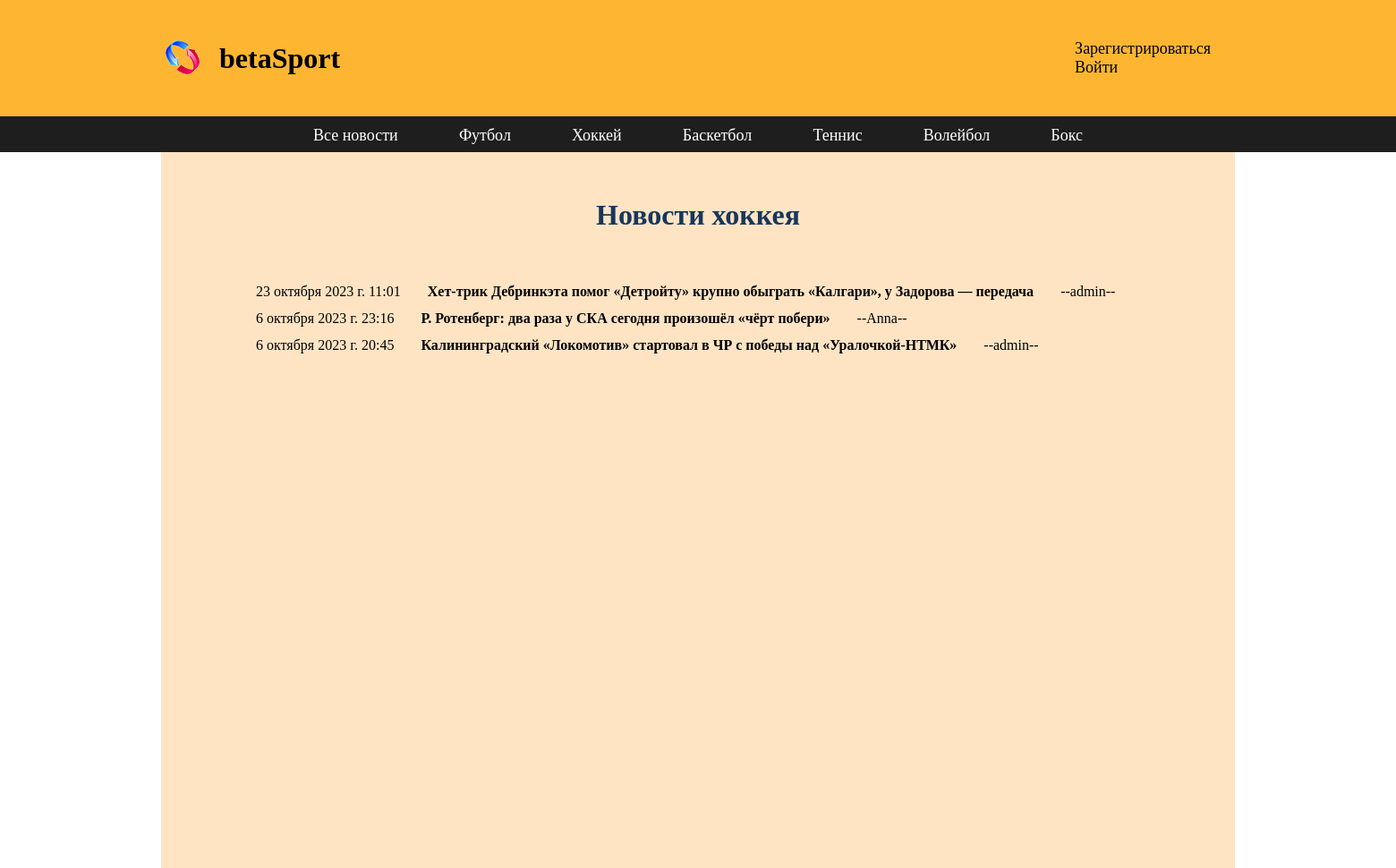
Before: /hockey/ with the older database file.
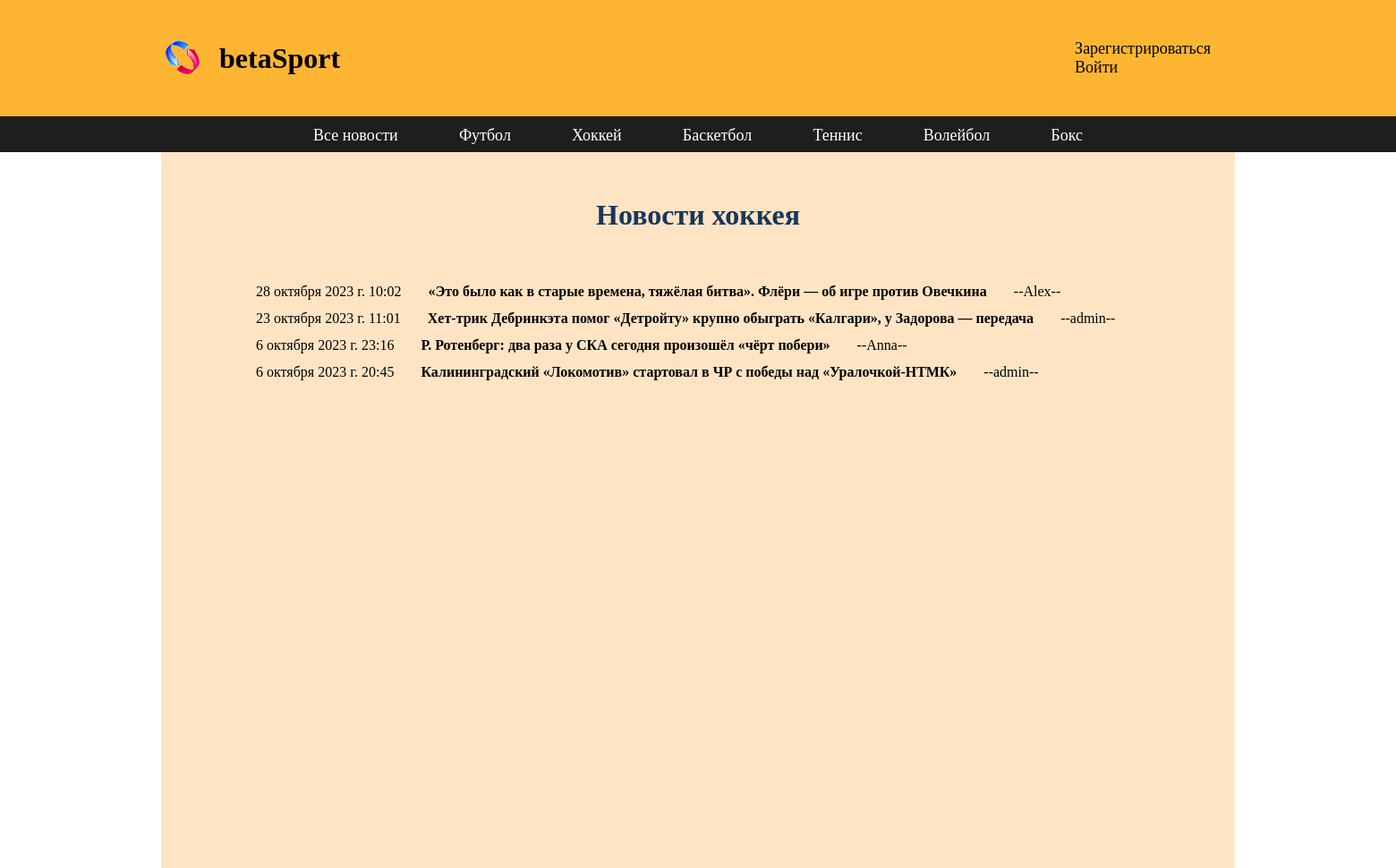
After: the same page with the newer database file.
### newpost/models.py (models this page shows, shortened)
class Sportnews(models.Model):
    sport = [
        (1, "футбол"),
        (2, "хоккей"),
        (3, "баскетбол"),
        (4, "теннис"),
        (5, "волейбол"),
        (6, "бокс")
    ]
    tsport = models.PositiveSmallIntegerField('tsport', choices=sport)
    title = models.CharField(max_length=100)
    news = models.TextField(max_length=1500)
    created = models.DateTimeField(auto_now_add=True)
    image = models.ImageField(upload_to='images/', blank=True)
    user = models.ForeignKey(User, on_delete=models.CASCADE, blank=True)
    vote_total = models.IntegerField(default=0)
    vote_ratio = models.IntegerField(default=0)

### newpost/views.py (the view)
# urls.py: path('hockey/', views.hockey, name='hockey'),
def hockey(request):
    an = Sportnews.objects.order_by('-created')
    return render(request, 'newpost/hockey.html', {'an': an})

### newpost/templates/newpost/hockey.html
{% extends 'newpost/base.html' %}
{% block content %}
<div class="aut">
    <div class="zag">
            <h1>Новости хоккея</h1>
    </div>
</div>
<div class="new">
    {% for i in an %}
        {% if i.tsport == 2 %}
        <div class="blok">
            <div class="creat"> {{ i.created }} </div>
            <div class="tit"> <a href="{% url 'detail' i.id %}"> {{ i.title }} </a> </div>
            <div class="us"> --{{ i.user }}-- </div>
         </div>
        {% endif %}
    {% endfor %}
</div>
{% endblock %}

Changed rows visible on the page:
added Sportnews: created "28 октября 2023 г. 10:02", title "«Это было как в старые времена, тяжёлая битва». Флёри — об игре против Овечкина", user "Alex"
